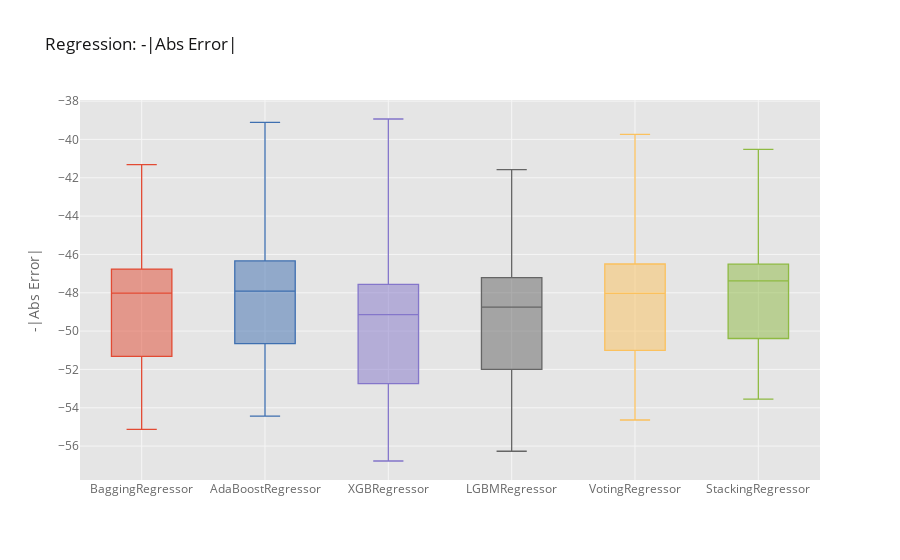

The notebook cell this image was saved under:
### Code cell
df_scores_regression = pd.DataFrame()
accuracy_scores_regression = []

for name, model in models_cv:
    model_scores = cross_val_score(model, X_train,y_train, scoring='neg_mean_absolute_error', cv=cv, n_jobs=-1)
    model.fit(X_train,y_train)
    accuracy_scores_regression.append(MSE(y_test, model.predict(X_test))**(1/2))
    df_scores_regression[name] = model_scores

df_scores_regression.iplot(kind='box', asFigure=True, showlegend=False, yTitle='-|Abs Error|', theme='ggplot', title='Regression: -|Abs Error|')

### Figure 1 — Plotly figure (JSON) as saved in the notebook; plotly's stock layout.template omitted (floating-point values rounded to 4 significant figures)
{"data": [{"boxpoints": false, "line": {"width": 1.3}, "marker": {"color": "rgba(226, 74, 51, 1.0)"}, "name": "BaggingRegressor", "orientation": "v", "type": "box", "y": [-46.38, -45.73, -48.75, -51.31, -41.32, -50.78, -48.06, -53.72, -47.81, -55.13, -47.88, -53.92, -46.3, -51.55, -52.74, -47.6, -50.41, -43.63, -47.76, -46.69, -48.2, -52.07, -48.6, -47.64, -52.54, -47.61, -44.04, -47.98, -50.49, -46.76]}, {"boxpoints": false, "line": {"width": 1.3}, "marker": {"color": "rgba(62, 111, 176, 1.0)"}, "name": "AdaBoostRegressor", "orientation": "v", "type": "box", "y": [-47.17, -46.15, -46.75, -50.83, -39.11, -52.18, -47.94, -54.43, -44.76, -52.31, -48.39, -53.29, -47.89, -49.69, -49.63, -48.16, -50.65, -41.88, -44.99, -47.15, -46.14, -52.82, -48.48, -50.47, -52.83, -46.34, -40.27, -47.4, -47.83, -47.69]}, {"boxpoints": false, "line": {"width": 1.3}, "marker": {"color": "rgba(132, 118, 202, 1.0)"}, "name": "XGBRegressor", "orientation": "v", "type": "box", "y": [-46.18, -47.02, -49.11, -51.97, -38.93, -53.65, -51.1, -55.18, -47.05, -56.78, -49.18, -55.25, -48.23, -54.16, -50.89, -46.7, -53.32, -44.66, -49.35, -48.81, -48.6, -54.06, -47.66, -48.33, -52.75, -47.56, -44.66, -50.68, -50.64, -48.63]}, {"boxpoints": false, "line": {"width": 1.3}, "marker": {"color": "rgba(101, 101, 101, 1.0)"}, "name": "LGBMRegressor", "orientation": "v", "type": "box", "y": [-45.19, -47.95, -47.6, -51.61, -41.58, -52.99, -51.0, -53.82, -46.82, -56.27, -50.12, -53.37, -47.69, -52.0, -48.68, -47.14, -52.57, -43.08, -49.16, -48.6, -49.54, -53.29, -48.8, -48.52, -53.56, -47.21, -47.15, -49.12, -48.6, -46.37]}, {"boxpoints": false, "line": {"width": 1.3}, "marker": {"color": "rgba(251, 193, 94, 1.0)"}, "name": "VotingRegressor", "orientation": "v", "type": "box", "y": [-45.9, -46.13, -47.66, -51.01, -39.74, -51.25, -49.16, -53.97, -45.89, -54.64, -48.74, -53.39, -46.88, -51.63, -50.07, -47.09, -50.33, -42.64, -46.85, -47.58, -47.68, -52.63, -47.88, -48.18, -52.49, -46.5, -43.46, -48.39, -48.84, -46.46]}, {"boxpoints": false, "line": {"width": 1.3}, "marker": {"color": "rgba(142, 186, 66, 1.0)"}, "name": "StackingRegressor", "orientation": "v", "type": "box", "y": [-46.51, -46.19, -46.61, -51.16, -40.51, -51.27, -47.13, -53.55, -44.99, -53.08, -48.33, -52.87, -46.51, -50.29, -50.39, -47.58, -49.92, -41.75, -45.44, -47.47, -46.65, -51.53, -48.88, -49.98, -53.25, -45.64, -42.8, -46.92, -47.29, -46.92]}], "layout": {"legend": {"bgcolor": "#FFFFFF", "font": {"color": "#666666"}}, "paper_bgcolor": "#FFFFFF", "plot_bgcolor": "#E5E5E5", "showlegend": false, "title": {"font": {"color": "#151516"}, "text": "Regression: -|Abs Error|"}, "xaxis": {"gridcolor": "#F6F6F6", "showgrid": true, "tickfont": {"color": "#666666"}, "title": {"font": {"color": "#666666"}, "text": ""}, "zerolinecolor": "#F6F6F6"}, "yaxis": {"gridcolor": "#F6F6F6", "showgrid": true, "tickfont": {"color": "#666666"}, "title": {"font": {"color": "#666666"}, "text": "-|Abs Error|"}, "zerolinecolor": "#F6F6F6"}}}
